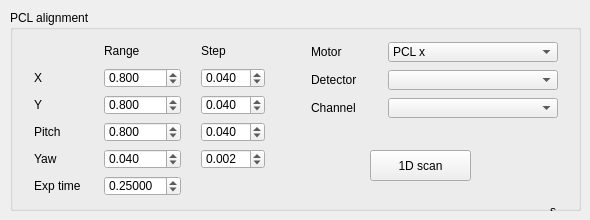
   <widget class="QWidget" name="tab_8">
    <attribute name="title">
     <string>General</string>
    </attribute>
    <widget class="QGroupBox" name="groupBox_7">
     <property name="geometry">
      <rect>
       <x>10</x>
       <y>10</y>
       <width>571</width>
       <height>201</height>
      </rect>
     </property>
     <property name="font">
      <font>
       <pointsize>9</pointsize>
       <bold>false</bold>
      </font>
     </property>
     <property name="title">
      <string>PCL alignment</string>
     </property>
     <widget class="QWidget" name="gridLayoutWidget">
      <property name="geometry">
       <rect>
        <x>10</x>
        <y>30</y>
        <width>261</width>
        <height>161</height>
       </rect>
      </property>
      <layout class="QGridLayout" name="gridLayout">
       <item row="1" column="2">
        <widget class="QDoubleSpinBox" name="doubleSpinBox_pcl_step_x">
         <property name="maximumSize">
          <size>
           <width>100</width>
           <height>20</height>
          </size>
         </property>
         <property name="decimals">
          <number>3</number>
         </property>
         <property name="value">
          <double>0.040000000000000</double>
         </property>
        </widget>
       </item>
       <item row="2" column="2">
        <widget class="QDoubleSpinBox" name="doubleSpinBox_pcl_step_y">
         <property name="maximumSize">
          <size>
           <width>100</width>
           <height>20</height>
          </size>
         </property>
         <property name="decimals">
          <number>3</number>
         </property>
         <property name="value">
          <double>0.040000000000000</double>
         </property>
        </widget>
       </item>
       <item row="1" column="1">
        <widget class="QDoubleSpinBox" name="doubleSpinBox_pcl_range_x">
         <property name="maximumSize">
          <size>
           <width>100</width>
           <height>20</height>
          </size>
         </property>
         <property name="decimals">
          <number>3</number>
         </property>
         <property name="value">
          <double>0.800000000000000</double>
         </property>
        </widget>
       </item>
       <item row="2" column="0">
        <widget class="QLabel" name="label_112">
         <property name="maximumSize">
          <size>
           <width>50</width>
           <height>20</height>
          </size>
         </property>
         <property name="font">
          <font>
           <pointsize>9</pointsize>
           <bold>false</bold>
          </font>
         </property>
         <property name="text">
          <string>Y</string>
         </property>
        </widget>
       </item>
       <item row="2" column="1">
        <widget class="QDoubleSpinBox" name="doubleSpinBox_pcl_range_y">
         <property name="maximumSize">
          <size>
           <width>100</width>
           <height>20</height>
          </size>
         </property>
         <property name="decimals">
          <number>3</number>
         </property>
         <property name="value">
          <double>0.800000000000000</double>
         </property>
        </widget>
       </item>
       <item row="0" column="2">
        <widget class="QLabel" name="label_111">
         <property name="maximumSize">
          <size>
           <width>50</width>
           <height>20</height>
          </size>
         </property>
         <property name="font">
          <font>
           <pointsize>9</pointsize>
           <bold>false</bold>
          </font>
         </property>
         <property name="text">
          <string>Step</string>
         </property>
        </widget>
       </item>
       <item row="4" column="1">
        <widget class="QDoubleSpinBox" name="doubleSpinBox_pcl_range_yaw">
         <property name="maximumSize">
          <size>
           <width>100</width>
           <height>20</height>
          </size>
         </property>
         <property name="decimals">
          <number>3</number>
         </property>
         <property name="singleStep">
          <double>0.010000000000000</double>
         </property>
         <property name="value">
          <double>0.040000000000000</double>
         </property>
        </widget>
       </item>
       <item row="3" column="2">
        <widget class="QDoubleSpinBox" name="doubleSpinBox_pcl_step_pitch">
         <property name="maximumSize">
          <size>
           <width>100</width>
           <height>20</height>
          </size>
         </property>
         <property name="decimals">
          <number>3</number>
         </property>
         <property name="value">
          <double>0.040000000000000</double>
         </property>
        </widget>
       </item>
       <item row="3" column="0">
        <widget class="QLabel" name="label_113">
         <property name="maximumSize">
          <size>
           <width>50</width>
           <height>20</height>
          </size>
         </property>
         <property name="font">
          <font>
           <pointsize>9</pointsize>
           <bold>false</bold>
          </font>
         </property>
         <property name="text">
          <string>Pitch</string>
         </property>
        </widget>
       </item>
       <item row="3" column="1">
        <widget class="QDoubleSpinBox" name="doubleSpinBox_pcl_range_pitch">
         <property name="maximumSize">
          <size>
           <width>100</width>
           <height>20</height>
          </size>
         </property>
         <property name="decimals">
          <number>3</number>
         </property>
         <property name="value">
          <double>0.800000000000000</double>
         </property>
        </widget>
       </item>
       <item row="0" column="1">
        <widget class="QLabel" name="label_110">
         <property name="maximumSize">
          <size>
           <width>50</width>
           <height>20</height>
          </size>
         </property>
         <property name="font">
          <font>
           <pointsize>9</pointsize>
           <bold>false</bold>
          </font>
         </property>
         <property name="text">
          <string>Range</string>
         </property>
        </widget>
       </item>
       <item row="4" column="2">
        <widget class="QDoubleSpinBox" name="doubleSpinBox_pcl_step_yaw">
         <property name="maximumSize">
          <size>
           <width>100</width>
           <height>20</height>
          </size>
         </property>
         <property name="decimals">
          <number>3</number>
         </property>
         <property name="value">
          <double>0.002000000000000</double>
         </property>
        </widget>
       </item>
       <item row="4" column="0">
        <widget class="QLabel" name="label_114">
         <property name="maximumSize">
          <size>
           <width>50</width>
           <height>20</height>
          </size>
         </property>
         <property name="font">
          <font>
           <pointsize>9</pointsize>
           <bold>false</bold>
          </font>
         </property>
         <property name="text">
          <string>Yaw</string>
         </property>
        </widget>
       </item>
       <item row="1" column="0">
        <widget class="QLabel" name="label_109">
         <property name="maximumSize">
          <size>
           <width>50</width>
           <height>20</height>
          </size>
         </property>
         <property name="font">
          <font>
           <pointsize>9</pointsize>
           <bold>false</bold>
          </font>
         </property>
         <property name="text">
          <string>X</string>
         </property>
        </widget>
       </item>
       <item row="5" column="0">
        <widget class="QLabel" name="label_116">
         <property name="maximumSize">
          <size>
           <width>50</width>
           <height>20</height>
          </size>
         </property>
         <property name="font">
          <font>
           <pointsize>9</pointsize>
           <bold>false</bold>
          </font>
         </property>
         <property name="text">
          <string>Exp time</string>
         </property>
        </widget>
       </item>
       <item row="5" column="1">
        <widget class="QDoubleSpinBox" name="doubleSpinBox_pcl_exposure_time">
         <property name="maximumSize">
          <size>
           <width>100</width>
           <height>20</height>
          </size>
         </property>
         <property name="decimals">
          <number>5</number>
         </property>
         <property name="value">
          <double>0.250000000000000</double>
         </property>
        </widget>
       </item>
      </layout>
     </widget>
     <widget class="QPushButton" name="push_pcl_1D_scan">
      <property name="geometry">
       <rect>
        <x>360</x>
        <y>140</y>
        <width>101</width>
        <height>31</height>
       </rect>
      </property>
      <property name="text">
       <string>1D scan</string>
      </property>
     </widget>
     <widget class="QLabel" name="label_118">
      <property name="geometry">
       <rect>
        <x>540</x>
        <y>180</y>
        <width>26</width>
        <height>42</height>
       </rect>
      </property>
      <property name="font">
       <font>
        <pointsize>9</pointsize>
        <bold>false</bold>
       </font>
      </property>
      <property name="text">
       <string>s</string>
      </property>
     </widget>
     <widget class="QWidget" name="gridLayoutWidget_3">
      <property name="geometry">
       <rect>
        <x>300</x>
        <y>30</y>
        <width>251</width>
        <height>81</height>
       </rect>
      </property>
      <layout class="QGridLayout" name="gridLayout_4">
       <item row="0" column="1">
        <widget class="QComboBox" name="comboBox_pcl_motors">
         <property name="maximumSize">
          <size>
           <width>170</width>
           <height>20</height>
          </size>
         </property>
         <item>
          <property name="text">
           <string>PCL x</string>
          </property>
         </item>
         <item>
          <property name="text">
           <string>PCL y</string>
          </property>
         </item>
         <item>
          <property name="text">
           <string>PCL pitch</string>
          </property>
         </item>
         <item>
          <property name="text">
           <string>PCL yaw</string>
          </property>
         </item>
        </widget>
       </item>
       <item row="0" column="0">
        <widget class="QLabel" name="label_115">
         <property name="maximumSize">
          <size>
           <width>70</width>
           <height>20</height>
          </size>
         </property>
         <property name="font">
          <font>
           <pointsize>9</pointsize>
           <bold>false</bold>
          </font>
         </property>
         <property name="text">
          <string>Motor</string>
         </property>
        </widget>
       </item>
       <item row="1" column="1">
        <widget class="QComboBox" name="comboBox_pcl_detectors">
         <property name="sizePolicy">
          <sizepolicy hsizetype="Expanding" vsizetype="Fixed">
           <horstretch>0</horstretch>
           <verstretch>0</verstretch>
          </sizepolicy>
         </property>
         <property name="maximumSize">
          <size>
           <width>170</width>
           <height>20</height>
          </size>
         </property>
         <property name="font">
          <font>
           <pointsize>9</pointsize>
           <bold>false</bold>
          </font>
         </property>
        </widget>
       </item>
       <item row="1" column="0">
        <widget class="QLabel" name="label_108">
         <property name="maximumSize">
          <size>
           <width>70</width>
           <height>20</height>
          </size>
         </property>
         <property name="font">
          <font>
           <pointsize>9</pointsize>
           <bold>false</bold>
          </font>
         </property>
         <property name="text">
          <string>Detector</string>
         </property>
        </widget>
       </item>
       <item row="2" column="0">
        <widget class="QLabel" name="label_117">
         <property name="maximumSize">
          <size>
           <width>70</width>
           <height>20</height>
          </size>
         </property>
         <property name="font">
          <font>
           <pointsize>9</pointsize>
           <bold>false</bold>
          </font>
         </property>
         <property name="text">
          <string>Channel</string>
         </property>
        </widget>
       </item>
       <item row="2" column="1">
        <widget class="QComboBox" name="comboBox_pcl_channels">
         <property name="sizePolicy">
          <sizepolicy hsizetype="Expanding" vsizetype="Fixed">
           <horstretch>0</horstretch>
           <verstretch>0</verstretch>
          </sizepolicy>
         </property>
         <property name="maximumSize">
          <size>
           <width>170</width>
           <height>20</height>
          </size>
         </property>
         <property name="font">
          <font>
           <pointsize>9</pointsize>
           <bold>false</bold>
          </font>
         </property>
        </widget>
       </item>
      </layout>
     </widget>
    </widget>
   </widget>
